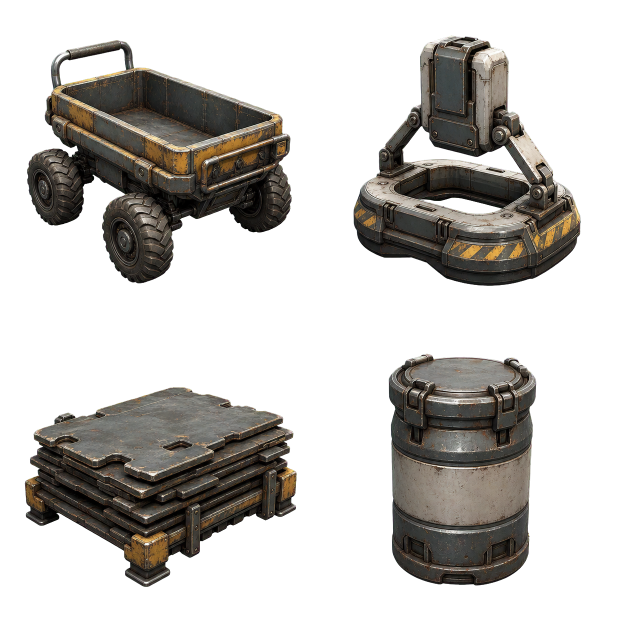
#> input picture play/last-bastion/art/production-tests/object-batch-o27/surface-salvage-v1-alpha-extracted.png, 1254 x 1254 px, given in place of civic-market-v1-alpha-extracted.png, which was not available (shown at 1/2 size)
$ python normalize_object_batch_o27.py
#> lines starting #> are read from the running program, lines starting #| are printed output that depends on the picture; pictures that were not available may be replaced by others from this repository, and a replacement may not be noted
from pathlib import Path
from PIL import Image, ImageDraw, ImageFont

ROOT = Path(__file__).resolve().parent
RUNTIME = ROOT.parents[2] / "game-assets"
PARTS = {
    "civic-market-v1": "CIVIC / MARKET",
    "memorial-cultural-v1": "MEMORIAL / CULTURAL",
    "surface-salvage-v1": "SURFACE / SALVAGE",
}

def restore(name):
    image = Image.open(ROOT / f"{name}-alpha-extracted.png").convert("RGBA")
    for xy in ((0, 0), (image.width - 1, 0), (0, image.height - 1), (image.width - 1, image.height - 1)):
        image.putpixel(xy, (0, 0, 0, 0))
    return image

def normalize(source, size):
    cell_w, cell_h = source.width // 2, source.height // 2
    out = Image.new("RGBA", (size * 2, size * 2), (0, 0, 0, 0))
    for row in range(2):
        for col in range(2):
            cell = source.crop((col * cell_w, row * cell_h, (col + 1) * cell_w, (row + 1) * cell_h))
            out.alpha_composite(cell.resize((size, size), Image.Resampling.LANCZOS), (col * size, row * size))
    return out

def validate(name, image):
    assert image.getchannel("A").getextrema() == (0, 255), f"{name}: alpha extrema"
    for xy in ((0, 0), (image.width - 1, 0), (0, image.height - 1), (image.width - 1, image.height - 1)):
        assert image.getpixel(xy)[3] == 0, f"{name}: corner not transparent"
    for row in range(2):
        for col in range(2):
            box = (col * image.width // 2, row * image.height // 2, (col + 1) * image.width // 2, (row + 1) * image.height // 2)
            assert image.crop(box).getchannel("A").getbbox(), f"{name}: empty cell {row},{col}"

def contact_sheet(masters):
    sheet = Image.new("RGB", (1200, 3500), (18, 22, 28))
    draw = ImageDraw.Draw(sheet)
    try:
        font = ImageFont.truetype("segoeui.ttf", 34)
        small = ImageFont.truetype("segoeui.ttf", 22)
    except OSError:
        font = small = ImageFont.load_default()
    draw.text((48, 36), "OBJECT BATCH O27 / CIVIC MARKET + MEMORIAL CULTURAL + SURFACE SALVAGE / 4K PREFLIGHT", fill=(240, 244, 248), font=font)
    y = 110
    for name, image in masters.items():
        draw.text((48, y), PARTS[name], fill=(160, 206, 220), font=font)
        thumb = image.resize((1000, 1000), Image.Resampling.NEAREST)
        sheet.paste(thumb, (100, y + 58), thumb)
        y += 1110
    draw.text((48, 3440), "Civic-market, memorial-cultural, and surface-salvage candidates; no interaction, collision, hazards, targets, telegraphs, or gameplay values baked in.", fill=(178, 186, 196), font=small)
    return sheet

def main():
    masters = {}
    for name in PARTS:
        source = restore(name)
#> in restore, image is the input picture: PIL image 1254x1254 RGBA; mean R, G, B, A 28.9, 26.6, 23.5, 87.4
        validate(name, source)
        master = normalize(source, 384)
#> in normalize, `out = Image.new("RGBA", (size * 2, size * 2), (0, 0, 0, 0))`: out: PIL image 768x768 RGBA; every value is 0
#> after the loop in normalize, `for row in range(2):`:
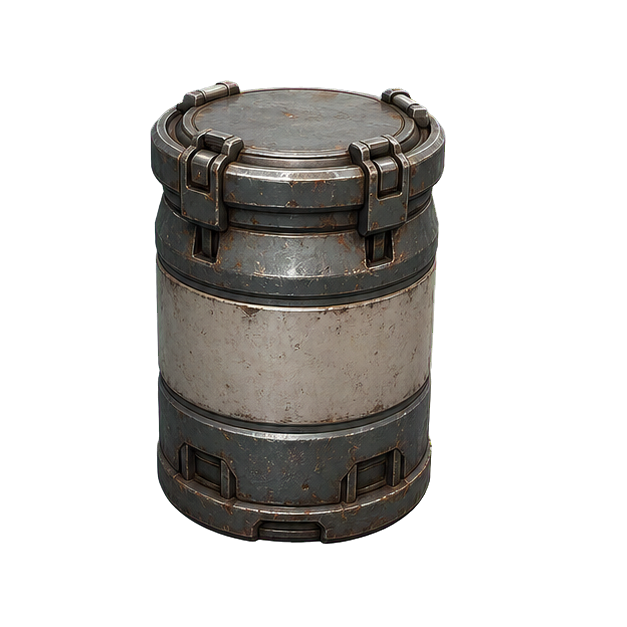
#> cell: PIL image 627x627 RGBA; mean R, G, B, A 29.3, 27.6, 25.4, 78.6; transparent parts drawn white
#> after the loop in normalize, `for row in range(2):`:
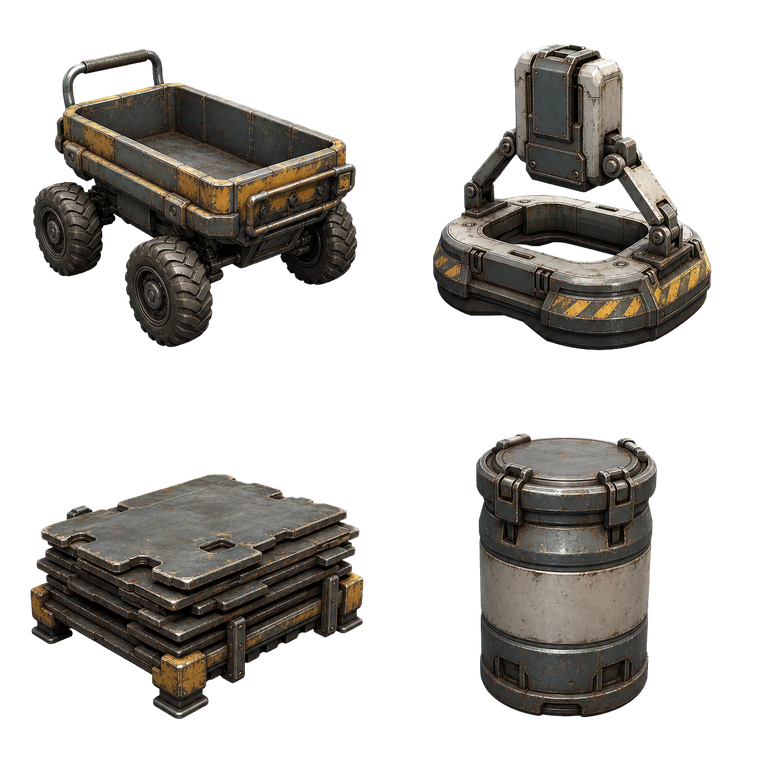
#> out: PIL image 768x768 RGBA; mean R, G, B, A 29.6, 27.3, 24.1, 87.4; transparent parts drawn white
        validate(name, master)
        masters[name] = master
        master.save(ROOT / f"{name}-384.png")
        for size in (256, 128):
            runtime = normalize(source, size)
            validate(name, runtime)
            runtime.save(ROOT / f"{name}-{size}.png")
            RUNTIME.mkdir(parents=True, exist_ok=True)
            runtime.save(RUNTIME / f"{name}-{size}.png")
#> this loop made 2 passes
#> pass 2, in main, `runtime = normalize(source, size)`:
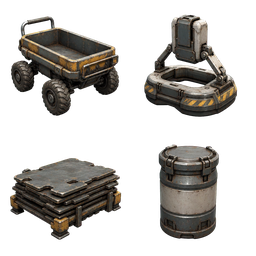
#> runtime: PIL image 256x256 RGBA; mean R, G, B, A 31.9, 29.3, 25.9, 87.4; transparent parts drawn white
    contact_sheet(masters).save(ROOT / "object-batch-o27-contact-sheet.jpg", quality=95, optimize=True)
#> in contact_sheet, `sheet = Image.new("RGB", (1200, 3500), (18, 22, 28))`:
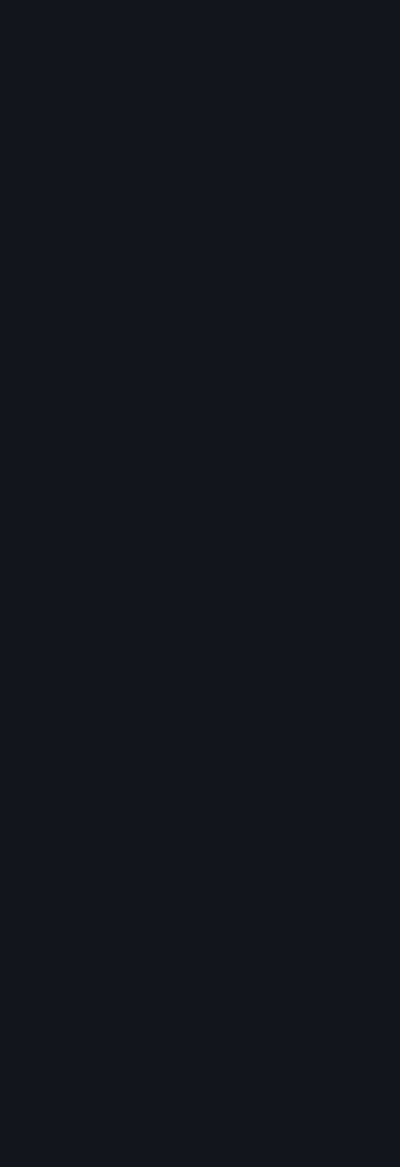
#> sheet: PIL image 1200x3500 RGB (shown at 1/3 size); mean R, G, B 18, 22, 28
#> the loop in contact_sheet, `for name, image in masters.items():` made 3 passes
#> (name, y) on passes 1 to 3: ('civic-market-v1', 1220), ('memorial-cultural-v1', 2330), ('surface-salvage-v1', 3440)
#> after the loop in contact_sheet, `for name, image in masters.items():`:
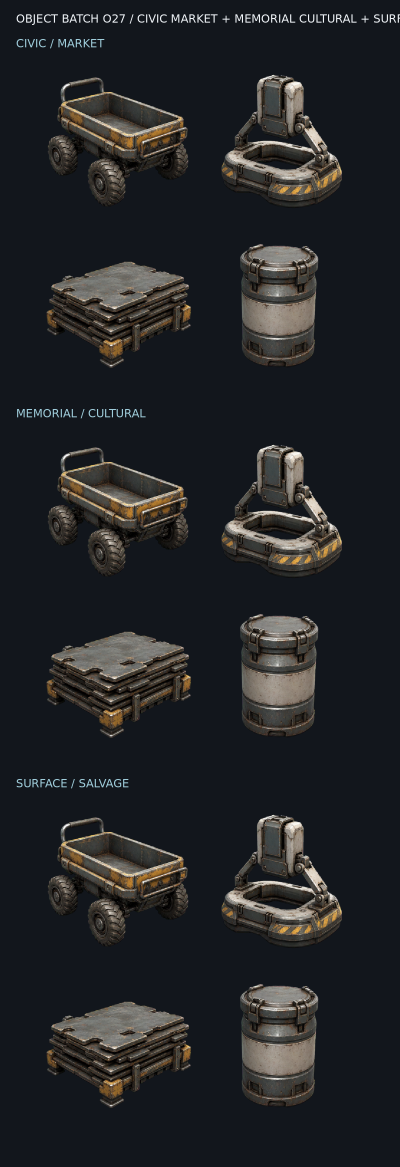
#> sheet: PIL image 1200x3500 RGB (shown at 1/3 size); mean R, G, B 34.8, 36.3, 38.6
#> after the loop in contact_sheet, `for name, image in masters.items():`: y = 3440

if __name__ == "__main__":
    main()
